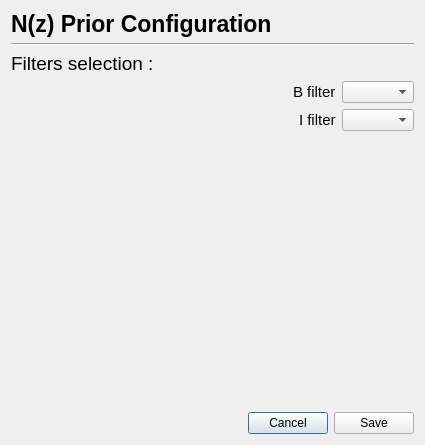
<?xml version="1.0" encoding="UTF-8"?>
<ui version="4.0">
 <class>Euclid::PhzQtUI::DialogNz</class>
 <widget class="QDialog" name="Euclid::PhzQtUI::DialogNz">
  <property name="windowModality">
   <enum>Qt::ApplicationModal</enum>
  </property>
  <property name="geometry">
   <rect>
    <x>0</x>
    <y>0</y>
    <width>425</width>
    <height>445</height>
   </rect>
  </property>
  <property name="windowTitle">
   <string>N(z) Prior Coonfiguration</string>
  </property>
  <layout class="QVBoxLayout" name="verticalLayout">
   <item>
    <layout class="QHBoxLayout" name="horizontalLayout_2">
     <item>
      <widget class="QLabel" name="lbl_title">
       <property name="font">
        <font>
         <pointsize>17</pointsize>
         <weight>75</weight>
         <bold>true</bold>
        </font>
       </property>
       <property name="text">
        <string>N(z) Prior Configuration</string>
       </property>
      </widget>
     </item>
     <item>
      <spacer name="horizontalSpacer_4">
       <property name="orientation">
        <enum>Qt::Horizontal</enum>
       </property>
       <property name="sizeHint" stdset="0">
        <size>
         <width>40</width>
         <height>20</height>
        </size>
       </property>
      </spacer>
     </item>
    </layout>
   </item>
   <item>
    <widget class="Line" name="line">
     <property name="orientation">
      <enum>Qt::Horizontal</enum>
     </property>
    </widget>
   </item>
   <item>
    <layout class="QHBoxLayout" name="horizontalLayout_4">
     <item>
      <widget class="QLabel" name="label_2">
       <property name="font">
        <font>
         <pointsize>14</pointsize>
        </font>
       </property>
       <property name="text">
        <string>Filters selection :</string>
       </property>
      </widget>
     </item>
     <item>
      <spacer name="horizontalSpacer_3">
       <property name="orientation">
        <enum>Qt::Horizontal</enum>
       </property>
       <property name="sizeHint" stdset="0">
        <size>
         <width>40</width>
         <height>20</height>
        </size>
       </property>
      </spacer>
     </item>
    </layout>
   </item>
   <item>
    <layout class="QHBoxLayout" name="horizontalLayout">
     <item>
      <spacer name="horizontalSpacer">
       <property name="orientation">
        <enum>Qt::Horizontal</enum>
       </property>
       <property name="sizeHint" stdset="0">
        <size>
         <width>40</width>
         <height>20</height>
        </size>
       </property>
      </spacer>
     </item>
     <item>
      <widget class="QLabel" name="label">
       <property name="font">
        <font>
         <pointsize>11</pointsize>
        </font>
       </property>
       <property name="text">
        <string>B filter</string>
       </property>
      </widget>
     </item>
     <item>
      <widget class="QComboBox" name="cb_b_filter"/>
     </item>
    </layout>
   </item>
   <item>
    <layout class="QHBoxLayout" name="horizontalLayout_5">
     <item>
      <spacer name="horizontalSpacer_5">
       <property name="orientation">
        <enum>Qt::Horizontal</enum>
       </property>
       <property name="sizeHint" stdset="0">
        <size>
         <width>40</width>
         <height>20</height>
        </size>
       </property>
      </spacer>
     </item>
     <item>
      <widget class="QLabel" name="label_3">
       <property name="font">
        <font>
         <pointsize>11</pointsize>
        </font>
       </property>
       <property name="text">
        <string>I filter</string>
       </property>
      </widget>
     </item>
     <item>
      <widget class="QComboBox" name="cb_i_filter"/>
     </item>
    </layout>
   </item>
   <item>
    <spacer name="verticalSpacer">
     <property name="orientation">
      <enum>Qt::Vertical</enum>
     </property>
     <property name="sizeHint" stdset="0">
      <size>
       <width>20</width>
       <height>40</height>
      </size>
     </property>
    </spacer>
   </item>
   <item>
    <layout class="QHBoxLayout" name="horizontalLayout_3">
     <item>
      <spacer name="horizontalSpacer_2">
       <property name="orientation">
        <enum>Qt::Horizontal</enum>
       </property>
       <property name="sizeHint" stdset="0">
        <size>
         <width>40</width>
         <height>20</height>
        </size>
       </property>
      </spacer>
     </item>
     <item>
      <widget class="QPushButton" name="btn_cancel">
       <property name="text">
        <string>Cancel</string>
       </property>
      </widget>
     </item>
     <item>
      <widget class="QPushButton" name="btn_save">
       <property name="text">
        <string>Save</string>
       </property>
      </widget>
     </item>
    </layout>
   </item>
  </layout>
 </widget>
 <resources/>
 <connections/>
</ui>
